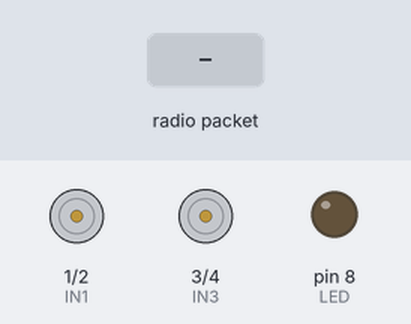
The sketch below on a simulated Arduino Uno, built with avr-gcc and run on an emulated ATmega328P. On the bench: motor-driver pin pairs drawn as motors (green arrow = first pin HIGH = forward, orange = second pin HIGH = backward, longer = more drive, scaled by the enable pin), output pins drawn as LEDs (lit = HIGH). Inputs (shaded band) come from the test bench. No radio packets arrive unless stated.

Above: at 1.2 s.
1.3 s: radio packet "FORWARD" arrives
At 2.3 s:
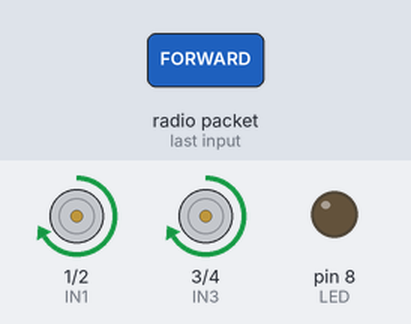
2.8 s: radio packet "REVERSE" arrives
At 3.7 s:
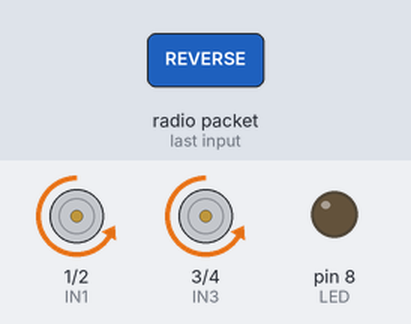
4.3 s: radio packet "RIGHT" arrives
At 5.0 s:
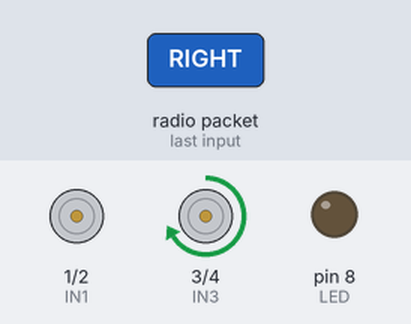
5.8 s: radio packet "LEFT" arrives
At 6.4 s:
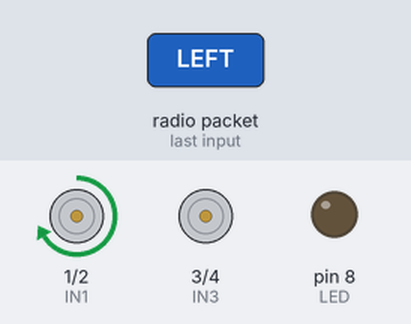
Timing chart, 0 to 8.3 s (numbered marks = the images above; inputs shaded):
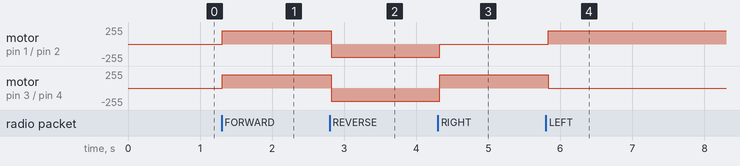

Measured:
- after the input at 1.3 s, motor on pin 1 (IN1) / pin 2 (IN2), motor on pin 3 (IN3) / pin 4 (IN4): stopped → forward 200/255 at once
- after the input at 2.8 s, motor on pin 1 (IN1) / pin 2 (IN2), motor on pin 3 (IN3) / pin 4 (IN4): forward 200/255 → backward 200/255 at once
- after the input at 4.3 s, motor on pin 1 (IN1) / pin 2 (IN2): backward 200/255 → stopped at once; motor on pin 3 (IN3) / pin 4 (IN4): backward 200/255 → forward 200/255 at once
- after the input at 5.8 s, motor on pin 1 (IN1) / pin 2 (IN2): stopped → forward 200/255 at once; motor on pin 3 (IN3) / pin 4 (IN4): forward 200/255 → stopped at once

The sketch:

motor_communication_wireless.ino
```cpp
#include <SPI.h>
#include <RF24.h>

// ce, csn pins
RF24 radio(9, 10);

#define LED 8

// motor control for left side of robot
const int ENA = 5;
const int IN1 = 1;
const int IN2 = 2;

// motor control for right side of robot
const int ENB = 6;
const int IN3 = 3;
const int IN4 = 4;

void setup() {
  pinMode(LED, OUTPUT);
  // setting all motor driver pins
  pinMode(ENA, OUTPUT);
  pinMode(ENB, OUTPUT);
  pinMode(IN1, OUTPUT);
  pinMode(IN2, OUTPUT);
  pinMode(IN3, OUTPUT);
  pinMode(IN4, OUTPUT);

  radio.begin();
  radio.setPALevel(RF24_PA_MAX);
  radio.setChannel(0x76);
  radio.openWritingPipe(0xF0F0F0F0E1LL);
  const uint64_t pipe = 0xE8E8F0F0E1LL;
  radio.openReadingPipe(1, pipe);

  radio.enableDynamicPayloads();
  radio.powerUp();

}

void loop() {
  radio.startListening();
  Serial.println("Starting loop. Radio on.");
  char receivedMessage[32] = {0};
  if (radio.available()) {
    digitalWrite(LED, HIGH);
    radio.read(receivedMessage, sizeof(receivedMessage));
    Serial.println(receivedMessage);
    Serial.println("Turning off the radio.");
    radio.stopListening();
    digitalWrite(LED, LOW);
    String stringMessage(receivedMessage);

    if (stringMessage == "FORWARD") {
      Serial.print("Moving Deliveroid FORWARD");
      const char text[] = "MOVING FORWARD";
      radio.write(text, sizeof(text));
      motorForward();
      Serial.println("Command Completed.");
    } else if (stringMessage == "REVERSE") {
      Serial.print("Moving Deliveroid REVERSE");
      const char text[] = "MOVING REVERSE";
      radio.write(text, sizeof(text));
      motorReverse();
      Serial.println("Command Completed");
    } else if (stringMessage == "RIGHT") {
      Serial.print("Moving Deliveroid RIGHT");
      const char text[] = "MOVING RIGHT";
      radio.write(text, sizeof(text));
      motorRight();
      Serial.println("Command Completed");
    } else if (stringMessage == "LEFT") {
      Serial.print("Moving Deliveroid LEFT");
      const char text[] = "MOVING LEFT";
      radio.write(text, sizeof(text));
      motorLeft();
      Serial.println("Command Completed");
    } else if (stringMessage == "STOP") {
      Serial.print("Stopping Deliveroid");
      const char text[] = "STOP";
      radio.write(text, sizeof(text));
      motorStop();
      Serial.println("Command Completed");
    }
  }

  delay(100);
}


void motorForward() {
  digitalWrite(IN1, HIGH);
  digitalWrite(IN2, LOW);
  digitalWrite(IN3, HIGH);
  digitalWrite(IN4, LOW);
  analogWrite(ENA, 200);
  analogWrite(ENB, 200);
}

void motorReverse() {
  digitalWrite(IN1, LOW);
  digitalWrite(IN2, HIGH);
  digitalWrite(IN3, LOW);
  digitalWrite(IN4, HIGH);
  analogWrite(ENA, 200);
  analogWrite(ENB, 200);
}

void motorRight() {
  digitalWrite(IN1, HIGH);
  digitalWrite(IN2, LOW);
  digitalWrite(IN3, HIGH);
  digitalWrite(IN4, LOW);
  analogWrite(ENA, 0);
  analogWrite(ENB, 200);
}

void motorLeft() {
  digitalWrite(IN1, HIGH);
  digitalWrite(IN2, LOW);
  digitalWrite(IN3, HIGH);
  digitalWrite(IN4, LOW);
  analogWrite(ENA, 200);
  analogWrite(ENB, 0);
}

void motorStop() {
  analogWrite(ENA, 0);
  analogWrite(ENB, 0);
  digitalWrite(IN1, LOW);
  digitalWrite(IN2, LOW);
  digitalWrite(IN3, LOW);
  digitalWrite(IN4, LOW);
}
```
